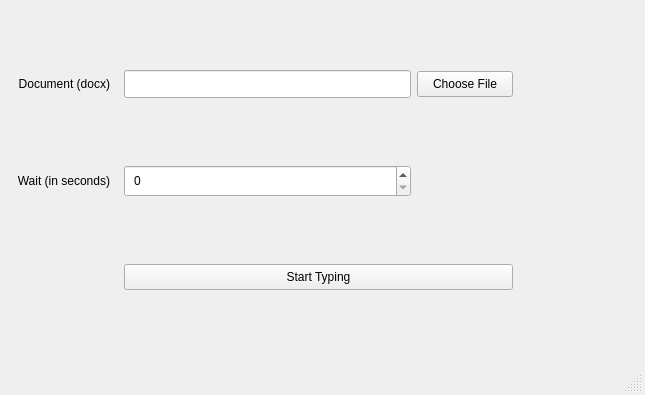
<?xml version="1.0" encoding="UTF-8"?>
<ui version="4.0">
 <class>MainWindow</class>
 <widget class="QMainWindow" name="MainWindow">
  <property name="geometry">
   <rect>
    <x>0</x>
    <y>0</y>
    <width>645</width>
    <height>395</height>
   </rect>
  </property>
  <property name="windowTitle">
   <string>Automate Typing</string>
  </property>
  <property name="styleSheet">
   <string notr="true">* {
font: 10pt &quot;MS Shell Dlg 2&quot;;
padding: 5px;
}</string>
  </property>
  <widget class="QWidget" name="stylesheet">
   <property name="styleSheet">
    <string notr="true"/>
   </property>
   <layout class="QGridLayout" name="gridLayout" columnstretch="1,3,1,1">
    <property name="rightMargin">
     <number>30</number>
    </property>
    <item row="3" column="1" colspan="2">
     <widget class="QPushButton" name="startTypingButton">
      <property name="text">
       <string>Start Typing</string>
      </property>
     </widget>
    </item>
    <item row="0" column="3">
     <spacer name="horizontalSpacer">
      <property name="orientation">
       <enum>Qt::Horizontal</enum>
      </property>
      <property name="sizeHint" stdset="0">
       <size>
        <width>40</width>
        <height>20</height>
       </size>
      </property>
     </spacer>
    </item>
    <item row="0" column="0">
     <widget class="QLabel" name="documentFileLabel">
      <property name="text">
       <string>Document (docx)</string>
      </property>
      <property name="alignment">
       <set>Qt::AlignRight|Qt::AlignTrailing|Qt::AlignVCenter</set>
      </property>
     </widget>
    </item>
    <item row="0" column="1">
     <widget class="QLineEdit" name="documentFileInput"/>
    </item>
    <item row="2" column="0">
     <widget class="QLabel" name="waitLabel">
      <property name="text">
       <string>Wait (in seconds)</string>
      </property>
      <property name="alignment">
       <set>Qt::AlignRight|Qt::AlignTrailing|Qt::AlignVCenter</set>
      </property>
     </widget>
    </item>
    <item row="2" column="1">
     <widget class="QSpinBox" name="waitSpinBox"/>
    </item>
    <item row="0" column="2">
     <widget class="QPushButton" name="chooseDocumentFileButton">
      <property name="minimumSize">
       <size>
        <width>0</width>
        <height>0</height>
       </size>
      </property>
      <property name="statusTip">
       <string>Either press Ctrl+O or click on it to choose Document File</string>
      </property>
      <property name="autoFillBackground">
       <bool>false</bool>
      </property>
      <property name="styleSheet">
       <string notr="true"/>
      </property>
      <property name="text">
       <string>Choose File</string>
      </property>
      <property name="icon">
       <iconset>
        <normaloff>:/icons/images/icons/cil-options-horizontal.png</normaloff>:/icons/images/icons/cil-options-horizontal.png</iconset>
      </property>
     </widget>
    </item>
    <item row="2" column="2" colspan="2">
     <spacer name="horizontalSpacer_2">
      <property name="orientation">
       <enum>Qt::Horizontal</enum>
      </property>
      <property name="sizeHint" stdset="0">
       <size>
        <width>40</width>
        <height>20</height>
       </size>
      </property>
     </spacer>
    </item>
   </layout>
  </widget>
  <widget class="QStatusBar" name="statusBar"/>
 </widget>
 <resources/>
 <connections/>
</ui>
